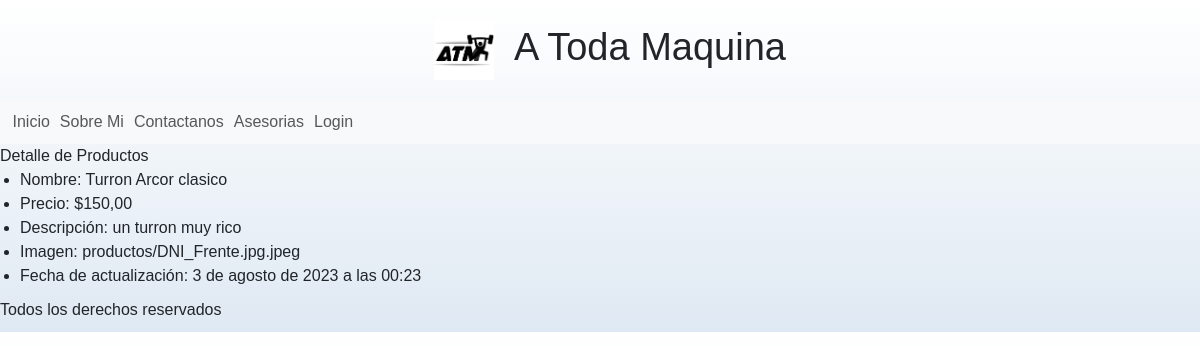
Screenshot of /producto/producto/detail/6 with the database file from the repository.
### apps/producto/models.py (models this page shows, shortened)
class Producto(models.Model):
    nombre = models.CharField(max_length=50)
    precio = models.DecimalField(max_digits=10, decimal_places=2)
    descripcion = models.CharField(max_length=250, null=True, blank=True)
    fecha_actualizacion = models.DateTimeField(default=timezone.now, editable=False, verbose_name='fecha de actualizacion')
    imagen = models.ImageField(upload_to='productos', blank=True, null=True)

### apps/producto/views.py (the view)
# urls.py: path("producto/detail/<int:pk>", views.Productodetail.as_view(), name="producto_detail"),
class Productodetail(DetailView):
    model = models.Producto

### apps/producto/templates/producto/producto_detail.html
{% extends 'producto/index.html' %}
    {% block INDEX_TITULO %}
        Detalle de Productos
    {% endblock INDEX_TITULO %}
    {% block INDEX_CONTENIDO %}
        <ul>
            <li>Nombre: {{ object.nombre }} </li>
            <li>Precio: ${{ object.precio }} </li>
            <li>Descripción: {{ object.descripcion }} </li>
            <li>Imagen: {{ object.imagen }}</li>
            <li>Fecha de actualización: {{ object.fecha_actualizacion }} </li>
        </ul>
    {% endblock INDEX_CONTENIDO %}

### apps/Home/static/Home/css/styles.css (style rules this page uses)
:root { --blanco: #ffffff; --negro: #212121; --gris: #757575; }
html { font-size: 62.5%; box-sizing: border-box; scroll-snap-type: y mandatory; }
body { font-size: 16px; font-family: Arial, Helvetica, sans-serif; background-image: linear-gradient(to top, #dfe9f3 0%, var(--blanco) 100%); }

### rows the page displays
Producto: nombre "Turron Arcor clasico", precio "150,00", descripcion "un turron muy rico", imagen "productos/DNI_Frente.jpg.jpeg", fecha_actualizacion "3 de agosto de 2023 a las 00:23"
